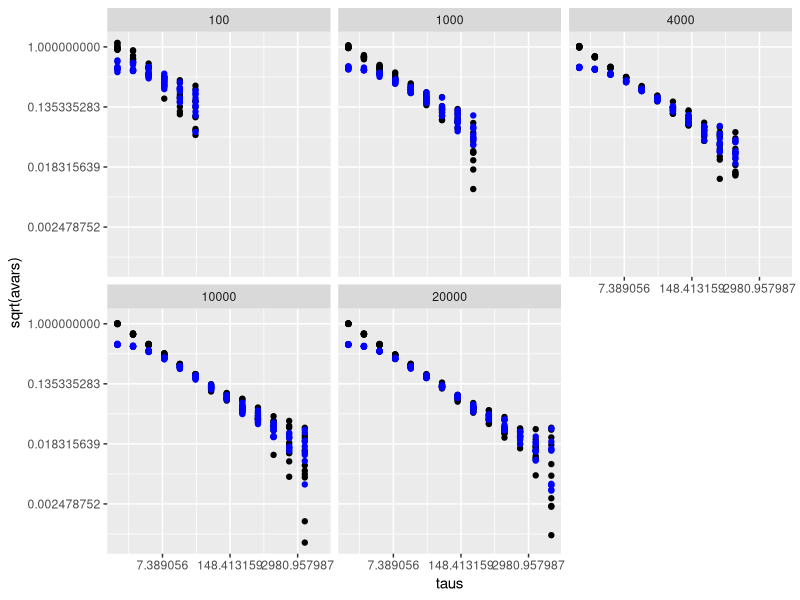
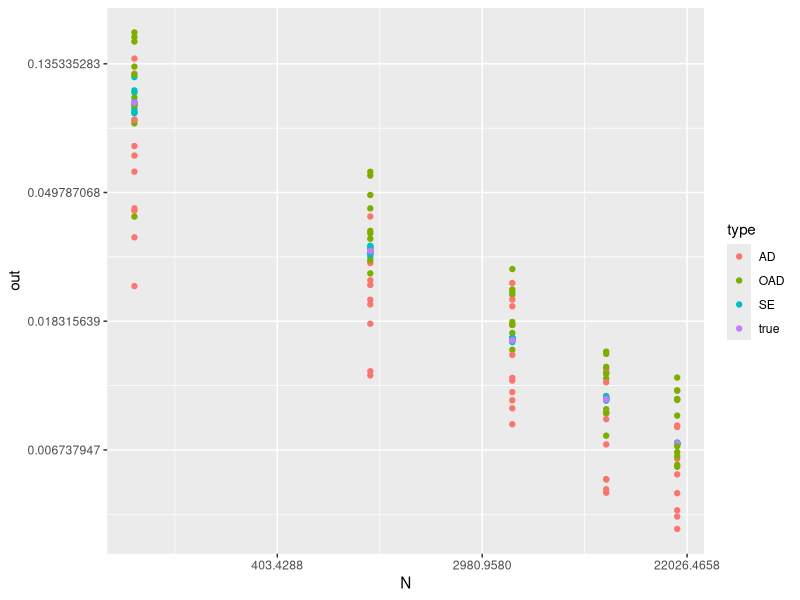
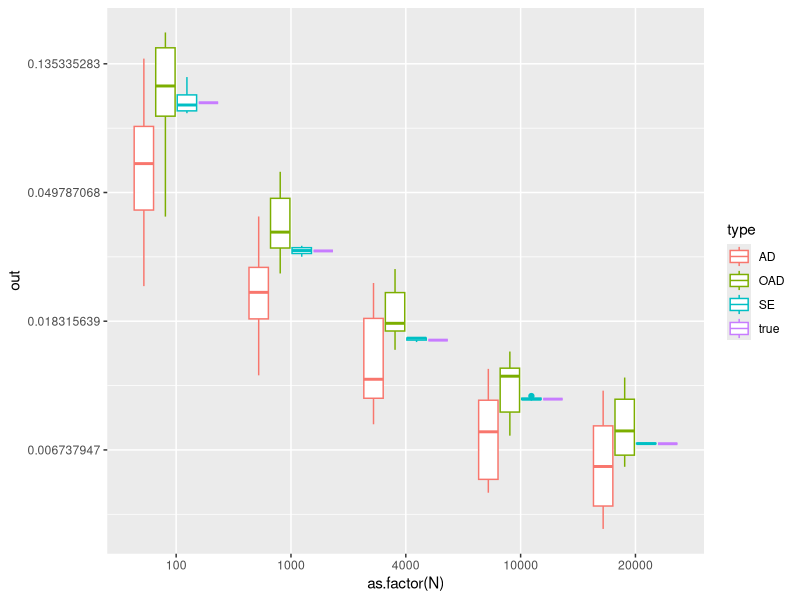
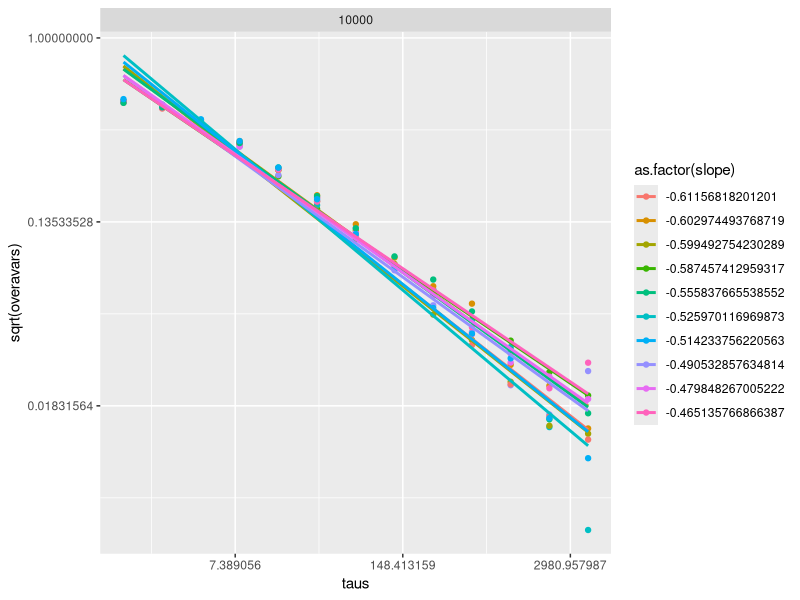

These charts were generated, in order, by the following R code:
rm(list=ls())
library(readr)
library(ggplot2)
library(dplyr)


avar_fn=function(y,tau){
  n=length(y)
  
  div=seq(1,n,by = tau)

  M=length(div)-1 #number of groups
  
  groupmeans = numeric(M)
  for(i in 1:M){
    groupmeans[i]=mean(y[div[i]:(div[i+1]-1)])
  }

  1/(2*(M-1)) * sum(diff(groupmeans)^2)
}


########overlapping

overlapping_avar_fn=function(y,m){
  M=length(y)
  
  numberOfGroups=M-m
  groupmeans = numeric(numberOfGroups)
  
  for(i in 1:(M-m)){
    groupmeans[i]=mean(y[i:(i+m)])  
  }
  
  out=0
  for(i in 1:(M-2*m)){
    out=out+(groupmeans[i+m]-groupmeans[i])^2
  }
  out=out/(2*(M-2*m+1))
  
  return(out)
}


getAvars=function(N){
  y=rnorm(N,0,1) 
  # taus = c(1,2,3,5,10,20)
  # taus = c(taus,seq(40,N/2,by=100)) ## this goes too far, gives lots of NAs from avar_fn, fix later 
  
  maxn = ceiling((N-1)/2) 
  p = floor (log10(maxn)/log10(2)) #Number of clusters
  taus=2^(0:p)
  
  avars=numeric(length(taus))
  overlapping_avars=numeric(length(taus))
  
  for (i in 1:length(taus)){
    avars[i]=avar_fn(y,taus[i])
    overlapping_avars[i]=overlapping_avar_fn(y,taus[i])
  }
  
  m1=data.frame(taus=taus,avars=avars)  
  fit=lm(log(sqrt(avars))~log(taus),data = m1)
  slope=as.numeric(fit$coefficients[2])
  int=as.numeric(fit$coefficients[1])
  
  avarRes=data.frame(taus=taus,avars=avars, overavars=overlapping_avars,N=N,slope=slope,int=int)  

  ##########################################
  # get SE
  # ##########################################

  m2=data.frame(taus=taus,oavars=overlapping_avars)  
  fit2=lm(log(sqrt(oavars))~log(taus),data = m2)
  slope2=as.numeric(fit2$coefficients[2])
  int2=as.numeric(fit2$coefficients[1])
  
  SEests=data.frame()
  
  onew=data.frame(N=N,out=exp(int2+slope2*log(N)), type="OAD")
  new=data.frame(N=N,out=exp(int+slope*log(N)), type="AD")
  new2=data.frame(N=N,out=sd(y)/sqrt(N), type="SE")
  new3=data.frame(N=N,out=1/sqrt(N), type="true")
  SEests=bind_rows(new,new2,new3,onew)

  return(list(avarRes=avarRes,SEests=SEests))
}



### increase N, what does adev converge to, for which tau
Ns=c(100,1000,4000,10000,20000)

allavarRes=data.frame()
allSEests=data.frame()
for(j in 1:10){
  for(N in Ns){
    tmp=getAvars(N)
    
    allavarRes=bind_rows(allavarRes,tmp$avarRes)
    allSEests=bind_rows(allSEests,tmp$SEests)
  }
  
}

ggplot(allavarRes,aes(taus,sqrt(avars)))+
  geom_point()+
  geom_point(aes(taus,sqrt(overavars)),col="blue")+
  scale_x_continuous(trans = "log")+
  scale_y_continuous(trans = "log")+
  # stat_smooth(method = "lm",se = F)+
  facet_wrap(~N)#,scales = "free")

ggplot(allSEests,aes(N,out,color=type))+
  geom_point()+
  scale_x_continuous(trans = "log")+
  scale_y_continuous(trans = "log")
  # geom_jitter()

ggplot(allSEests,aes(as.factor(N),out,color=type))+
  scale_y_continuous(trans = "log")+
  geom_boxplot()

### ADEV results look biased, not converging to what I expect. 
### Maybe overlapping adev helps this? 
### Or Modified Allan Deviation?


ggplot(filter(allavarRes,N==10000),aes(taus,sqrt(overavars),col=as.factor(slope)))+
  geom_point()+
  # geom_point(aes(taus,sqrt(overavars)),col="blue")+
  scale_x_continuous(trans = "log")+
  scale_y_continuous(trans = "log")+
  stat_smooth(method = "lm",se = F)+
  facet_wrap(~N)#,scales = "free")


